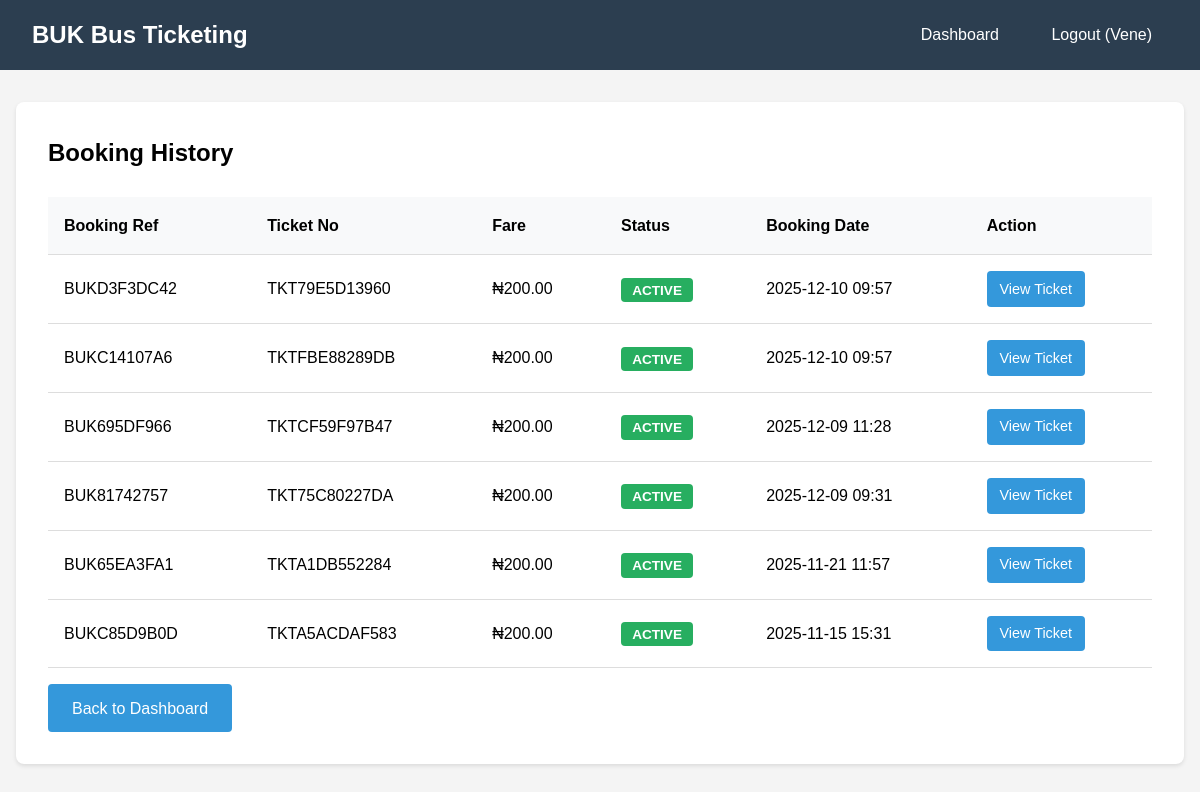
Page /booking/history/ (signed in) on the earlier database version.
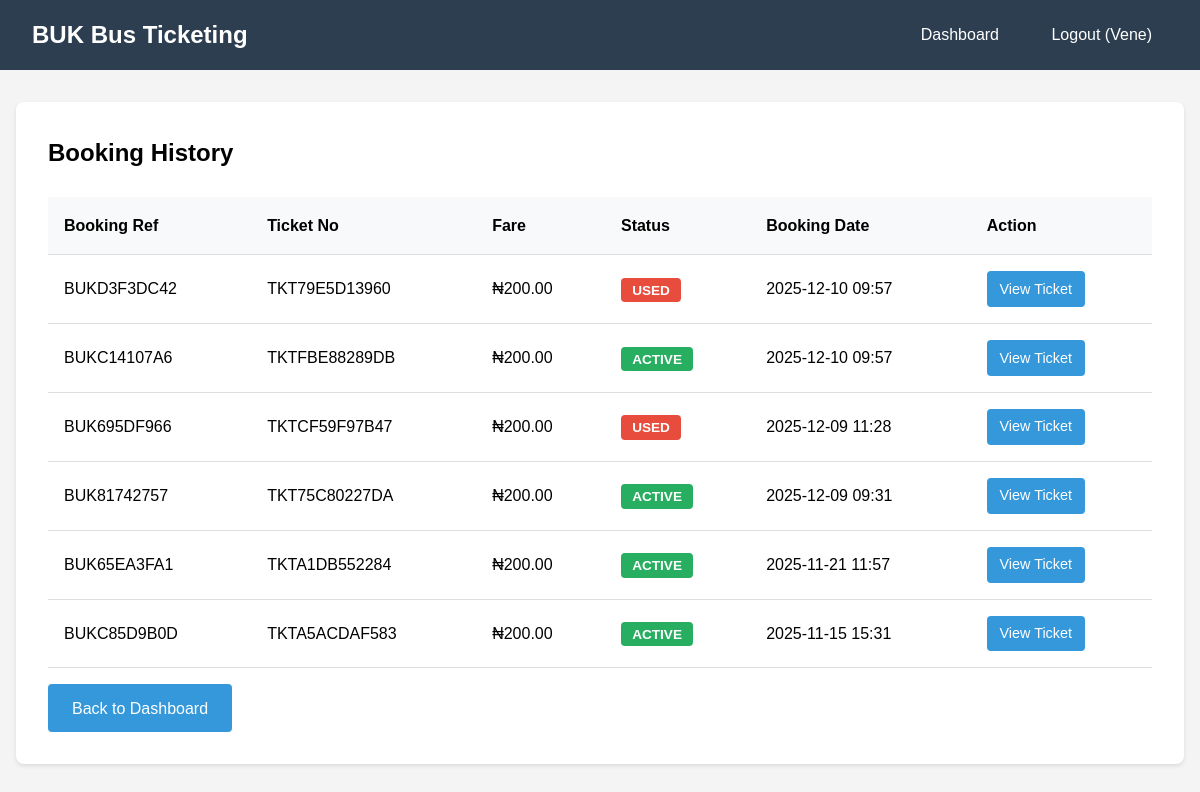
Same page on the later database version.
### tickets/models.py (models this page shows, shortened)
class Booking(models.Model):
    STATUS_CHOICES = (
        ('ACTIVE', 'Active'),
        ('USED', 'Used'),
        ('EXPIRED', 'Expired'),
    )
    user = models.ForeignKey(User, on_delete=models.CASCADE, related_name='bookings')
    booking_reference = models.CharField(max_length=20, unique=True, editable=False)
    ticket_number = models.CharField(max_length=20, unique=True, editable=False)
    fare = models.DecimalField(max_digits=10, decimal_places=2, default=200.00)
    status = models.CharField(max_length=10, choices=STATUS_CHOICES, default='ACTIVE')
    qr_code = models.ImageField(upload_to='qr_codes/', blank=True)
    booking_date = models.DateTimeField(auto_now_add=True)
    used_date = models.DateTimeField(null=True, blank=True)
    class Meta:
        ordering = ['-booking_date']

### tickets/views.py (the view)
# urls.py: path('booking/history/', views.booking_history, name='booking_history'),
@login_required
def booking_history(request):
    bookings = request.user.bookings.all()
    return render(request, 'tickets/booking_history.html', {'bookings': bookings})

### tickets/templates/tickets/booking_history.html
{% extends 'tickets/base.html' %}
{% block content %}
<div class="card">
    <h2 style="margin-bottom: 1.5rem;">Booking History</h2>
    {% if bookings %}
        <table>
            <tr>
                <th>Booking Ref</th>
                <th>Ticket No</th>
                <th>Fare</th>
                <th>Status</th>
                <th>Booking Date</th>
                <th>Action</th>
            </tr>
            {% for booking in bookings %}
            <tr>
                <td>{{ booking.booking_reference }}</td>
                <td>{{ booking.ticket_number }}</td>
                <td>₦{{ booking.fare }}</td>
                <td>
                    {% if booking.status == 'ACTIVE' %}
                        <span class="badge badge-success">{{ booking.status }}</span>
                    {% else %}
                        <span class="badge badge-danger">{{ booking.status }}</span>
                    {% endif %}
                </td>
                <td>{{ booking.booking_date|date:"Y-m-d H:i" }}</td>
                <td><a href="{% url 'tickets:booking_detail' booking.id %}" class="btn" style="padding: 0.4rem 0.8rem; font-size: 0.9rem;">View Ticket</a></td>
            </tr>
            {% endfor %}
        </table>
    {% else %}
        <p>No bookings found.</p>
    {% endif %}
    <a href="{% url 'tickets:dashboard' %}" class="btn" style="margin-top: 1rem;">Back to Dashboard</a>
</div>
{% endblock %}

Differences in the rows shown:
changed Booking "BUKD3F3DC42": status "ACTIVE" → "USED"
changed Booking "BUK695DF966": status "ACTIVE" → "USED"
